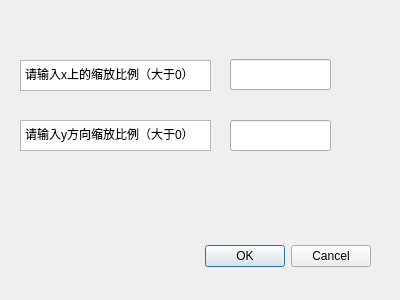
<?xml version="1.0" encoding="UTF-8"?>
<ui version="4.0">
 <class>zoomxy</class>
 <widget class="QDialog" name="zoomxy">
  <property name="geometry">
   <rect>
    <x>0</x>
    <y>0</y>
    <width>400</width>
    <height>300</height>
   </rect>
  </property>
  <property name="windowTitle">
   <string>Dialog</string>
  </property>
  <widget class="QDialogButtonBox" name="buttonBox">
   <property name="geometry">
    <rect>
     <x>30</x>
     <y>240</y>
     <width>341</width>
     <height>32</height>
    </rect>
   </property>
   <property name="orientation">
    <enum>Qt::Horizontal</enum>
   </property>
   <property name="standardButtons">
    <set>QDialogButtonBox::Cancel|QDialogButtonBox::Ok</set>
   </property>
  </widget>
  <widget class="QTextEdit" name="textEdit">
   <property name="geometry">
    <rect>
     <x>20</x>
     <y>60</y>
     <width>191</width>
     <height>31</height>
    </rect>
   </property>
   <property name="html">
    <string>&lt;!DOCTYPE HTML PUBLIC &quot;-//W3C//DTD HTML 4.0//EN&quot; &quot;http://www.w3.org/TR/REC-html40/strict.dtd&quot;&gt;
&lt;html&gt;&lt;head&gt;&lt;meta name=&quot;qrichtext&quot; content=&quot;1&quot; /&gt;&lt;style type=&quot;text/css&quot;&gt;
p, li { white-space: pre-wrap; }
&lt;/style&gt;&lt;/head&gt;&lt;body style=&quot; font-family:'SimSun'; font-size:9pt; font-weight:400; font-style:normal;&quot;&gt;
&lt;p style=&quot; margin-top:0px; margin-bottom:0px; margin-left:0px; margin-right:0px; -qt-block-indent:0; text-indent:0px;&quot;&gt;请输入x上的缩放比例（大于0）&lt;/p&gt;&lt;/body&gt;&lt;/html&gt;</string>
   </property>
  </widget>
  <widget class="QTextEdit" name="textEdit_2">
   <property name="geometry">
    <rect>
     <x>20</x>
     <y>120</y>
     <width>191</width>
     <height>31</height>
    </rect>
   </property>
   <property name="html">
    <string>&lt;!DOCTYPE HTML PUBLIC &quot;-//W3C//DTD HTML 4.0//EN&quot; &quot;http://www.w3.org/TR/REC-html40/strict.dtd&quot;&gt;
&lt;html&gt;&lt;head&gt;&lt;meta name=&quot;qrichtext&quot; content=&quot;1&quot; /&gt;&lt;style type=&quot;text/css&quot;&gt;
p, li { white-space: pre-wrap; }
&lt;/style&gt;&lt;/head&gt;&lt;body style=&quot; font-family:'SimSun'; font-size:9pt; font-weight:400; font-style:normal;&quot;&gt;
&lt;p style=&quot; margin-top:0px; margin-bottom:0px; margin-left:0px; margin-right:0px; -qt-block-indent:0; text-indent:0px;&quot;&gt;请输入y方向缩放比例（大于0）&lt;/p&gt;&lt;/body&gt;&lt;/html&gt;</string>
   </property>
  </widget>
  <widget class="QLineEdit" name="lineEdit1">
   <property name="geometry">
    <rect>
     <x>230</x>
     <y>59</y>
     <width>101</width>
     <height>31</height>
    </rect>
   </property>
  </widget>
  <widget class="QLineEdit" name="lineEdit2">
   <property name="geometry">
    <rect>
     <x>230</x>
     <y>120</y>
     <width>101</width>
     <height>31</height>
    </rect>
   </property>
  </widget>
 </widget>
 <resources/>
 <connections>
  <connection>
   <sender>buttonBox</sender>
   <signal>accepted()</signal>
   <receiver>zoomxy</receiver>
   <slot>accept()</slot>
   <hints>
    <hint type="sourcelabel">
     <x>248</x>
     <y>254</y>
    </hint>
    <hint type="destinationlabel">
     <x>157</x>
     <y>274</y>
    </hint>
   </hints>
  </connection>
  <connection>
   <sender>buttonBox</sender>
   <signal>rejected()</signal>
   <receiver>zoomxy</receiver>
   <slot>reject()</slot>
   <hints>
    <hint type="sourcelabel">
     <x>316</x>
     <y>260</y>
    </hint>
    <hint type="destinationlabel">
     <x>286</x>
     <y>274</y>
    </hint>
   </hints>
  </connection>
 </connections>
</ui>
